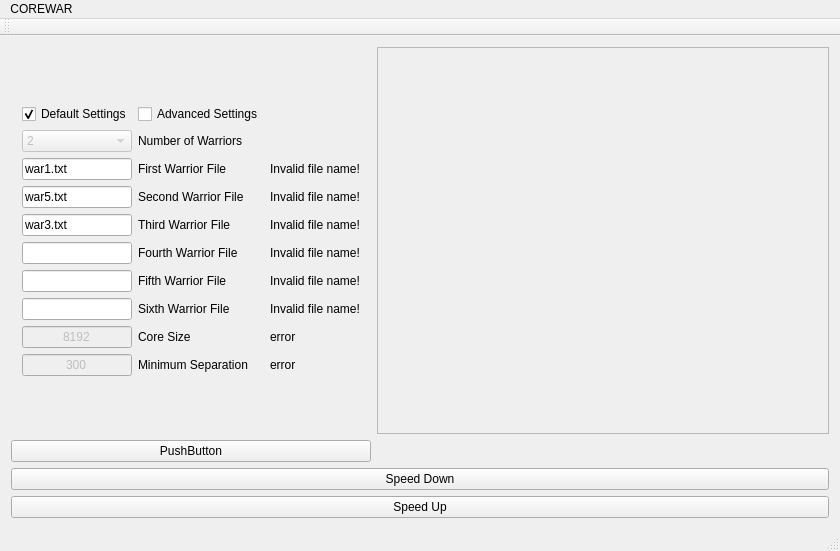
<?xml version="1.0" encoding="UTF-8"?>
<ui version="4.0">
 <class>MainWindow</class>
 <widget class="QMainWindow" name="MainWindow">
  <property name="geometry">
   <rect>
    <x>0</x>
    <y>0</y>
    <width>840</width>
    <height>551</height>
   </rect>
  </property>
  <property name="windowTitle">
   <string>MainWindow</string>
  </property>
  <widget class="QWidget" name="centralWidget">
   <layout class="QGridLayout" name="gridLayout_2">
    <item row="0" column="0">
     <layout class="QGridLayout" name="gridLayout_4">
      <item row="1" column="0">
       <widget class="QPushButton" name="pushButton">
        <property name="sizePolicy">
         <sizepolicy hsizetype="Minimum" vsizetype="Minimum">
          <horstretch>0</horstretch>
          <verstretch>0</verstretch>
         </sizepolicy>
        </property>
        <property name="text">
         <string>PushButton</string>
        </property>
       </widget>
      </item>
      <item row="0" column="0">
       <widget class="QWidget" name="gridWidget" native="true">
        <property name="sizePolicy">
         <sizepolicy hsizetype="Fixed" vsizetype="Fixed">
          <horstretch>0</horstretch>
          <verstretch>0</verstretch>
         </sizepolicy>
        </property>
        <property name="mouseTracking">
         <bool>false</bool>
        </property>
        <layout class="QGridLayout" name="gridLayout">
         <item row="9" column="0">
          <widget class="QLineEdit" name="lineEdit_4">
           <property name="enabled">
            <bool>false</bool>
           </property>
           <property name="text">
            <string>300</string>
           </property>
           <property name="alignment">
            <set>Qt::AlignCenter</set>
           </property>
          </widget>
         </item>
         <item row="5" column="2">
          <widget class="QLabel" name="error4">
           <property name="text">
            <string>Invalid file name!</string>
           </property>
          </widget>
         </item>
         <item row="7" column="2">
          <widget class="QLabel" name="error6">
           <property name="text">
            <string>Invalid file name!</string>
           </property>
          </widget>
         </item>
         <item row="1" column="0">
          <widget class="QComboBox" name="comboBox">
           <property name="enabled">
            <bool>false</bool>
           </property>
           <item>
            <property name="text">
             <string>2</string>
            </property>
           </item>
           <item>
            <property name="text">
             <string>3</string>
            </property>
           </item>
           <item>
            <property name="text">
             <string>4</string>
            </property>
           </item>
           <item>
            <property name="text">
             <string>5</string>
            </property>
           </item>
           <item>
            <property name="text">
             <string>6</string>
            </property>
           </item>
          </widget>
         </item>
         <item row="5" column="1">
          <widget class="QLabel" name="label_21">
           <property name="text">
            <string>Fourth Warrior File</string>
           </property>
          </widget>
         </item>
         <item row="1" column="1">
          <widget class="QLabel" name="label">
           <property name="text">
            <string>Number of Warriors</string>
           </property>
          </widget>
         </item>
         <item row="3" column="0">
          <widget class="QLineEdit" name="lineEdit_2">
           <property name="text">
            <string>war5.txt</string>
           </property>
          </widget>
         </item>
         <item row="7" column="0">
          <widget class="QLineEdit" name="lineEdit_11"/>
         </item>
         <item row="4" column="2">
          <widget class="QLabel" name="error3">
           <property name="text">
            <string>Invalid file name!</string>
           </property>
          </widget>
         </item>
         <item row="9" column="2">
          <widget class="QLabel" name="error8">
           <property name="text">
            <string>error</string>
           </property>
          </widget>
         </item>
         <item row="2" column="2">
          <widget class="QLabel" name="error1">
           <property name="sizePolicy">
            <sizepolicy hsizetype="Expanding" vsizetype="Preferred">
             <horstretch>0</horstretch>
             <verstretch>0</verstretch>
            </sizepolicy>
           </property>
           <property name="layoutDirection">
            <enum>Qt::LeftToRight</enum>
           </property>
           <property name="text">
            <string>Invalid file name!</string>
           </property>
           <property name="scaledContents">
            <bool>false</bool>
           </property>
          </widget>
         </item>
         <item row="2" column="1">
          <widget class="QLabel" name="label_2">
           <property name="text">
            <string>First Warrior File</string>
           </property>
          </widget>
         </item>
         <item row="4" column="0">
          <widget class="QLineEdit" name="lineEdit_13">
           <property name="text">
            <string>war3.txt</string>
           </property>
          </widget>
         </item>
         <item row="8" column="0">
          <widget class="QLineEdit" name="lineEdit_3">
           <property name="enabled">
            <bool>false</bool>
           </property>
           <property name="text">
            <string>8192</string>
           </property>
           <property name="alignment">
            <set>Qt::AlignCenter</set>
           </property>
          </widget>
         </item>
         <item row="9" column="1">
          <widget class="QLabel" name="label_5">
           <property name="text">
            <string>Minimum Separation</string>
           </property>
          </widget>
         </item>
         <item row="3" column="1">
          <widget class="QLabel" name="label_3">
           <property name="text">
            <string>Second Warrior File</string>
           </property>
          </widget>
         </item>
         <item row="6" column="1">
          <widget class="QLabel" name="label_22">
           <property name="text">
            <string>Fifth Warrior File</string>
           </property>
          </widget>
         </item>
         <item row="4" column="1">
          <widget class="QLabel" name="label_20">
           <property name="text">
            <string>Third Warrior File</string>
           </property>
          </widget>
         </item>
         <item row="6" column="0">
          <widget class="QLineEdit" name="lineEdit_15"/>
         </item>
         <item row="8" column="1">
          <widget class="QLabel" name="label_4">
           <property name="text">
            <string>Core Size</string>
           </property>
          </widget>
         </item>
         <item row="8" column="2">
          <widget class="QLabel" name="error7">
           <property name="text">
            <string>error</string>
           </property>
          </widget>
         </item>
         <item row="0" column="0">
          <widget class="QCheckBox" name="checkBox">
           <property name="enabled">
            <bool>true</bool>
           </property>
           <property name="text">
            <string>Default Settings</string>
           </property>
           <property name="checked">
            <bool>true</bool>
           </property>
          </widget>
         </item>
         <item row="6" column="2">
          <widget class="QLabel" name="error5">
           <property name="text">
            <string>Invalid file name!</string>
           </property>
          </widget>
         </item>
         <item row="7" column="1">
          <widget class="QLabel" name="label_23">
           <property name="text">
            <string>Sixth Warrior File</string>
           </property>
          </widget>
         </item>
         <item row="0" column="1">
          <widget class="QCheckBox" name="checkBox_2">
           <property name="enabled">
            <bool>true</bool>
           </property>
           <property name="text">
            <string>Advanced Settings</string>
           </property>
           <property name="checked">
            <bool>false</bool>
           </property>
          </widget>
         </item>
         <item row="5" column="0">
          <widget class="QLineEdit" name="lineEdit_14"/>
         </item>
         <item row="2" column="0">
          <widget class="QLineEdit" name="lineEdit">
           <property name="text">
            <string>war1.txt</string>
           </property>
          </widget>
         </item>
         <item row="3" column="2">
          <widget class="QLabel" name="error2">
           <property name="text">
            <string>Invalid file name!</string>
           </property>
          </widget>
         </item>
        </layout>
       </widget>
      </item>
      <item row="0" column="1">
       <widget class="QScrollArea" name="scrollArea">
        <property name="widgetResizable">
         <bool>true</bool>
        </property>
        <widget class="QWidget" name="scrollAreaWidgetContents_4">
         <property name="geometry">
          <rect>
           <x>0</x>
           <y>0</y>
           <width>372</width>
           <height>375</height>
          </rect>
         </property>
         <layout class="QGridLayout" name="gridLayout_3">
          <item row="0" column="0">
           <widget class="renderArea" name="rArea" native="true"/>
          </item>
         </layout>
        </widget>
       </widget>
      </item>
     </layout>
    </item>
    <item row="1" column="0">
     <widget class="QPushButton" name="speedDown">
      <property name="text">
       <string>Speed Down</string>
      </property>
     </widget>
    </item>
    <item row="2" column="0">
     <widget class="QPushButton" name="speedUp">
      <property name="text">
       <string>Speed Up</string>
      </property>
     </widget>
    </item>
   </layout>
  </widget>
  <widget class="QMenuBar" name="menuBar">
   <property name="geometry">
    <rect>
     <x>0</x>
     <y>0</y>
     <width>840</width>
     <height>22</height>
    </rect>
   </property>
   <widget class="QMenu" name="menuCOREWAR">
    <property name="title">
     <string>COREWAR</string>
    </property>
    <addaction name="actionExit"/>
   </widget>
   <addaction name="menuCOREWAR"/>
  </widget>
  <widget class="QToolBar" name="mainToolBar">
   <attribute name="toolBarArea">
    <enum>TopToolBarArea</enum>
   </attribute>
   <attribute name="toolBarBreak">
    <bool>false</bool>
   </attribute>
  </widget>
  <widget class="QStatusBar" name="statusBar"/>
  <action name="actionExit">
   <property name="text">
    <string>Exit</string>
   </property>
  </action>
  <action name="actionPause">
   <property name="text">
    <string>Pause</string>
   </property>
  </action>
  <action name="actionDebug_mod">
   <property name="text">
    <string>Debug mod</string>
   </property>
  </action>
 </widget>
 <layoutdefault spacing="6" margin="11"/>
 <customwidgets>
  <customwidget>
   <class>renderArea</class>
   <extends>QWidget</extends>
   <header>/home/ulyssess/qtProjects/core_war/renderarea.h</header>
   <container>1</container>
  </customwidget>
 </customwidgets>
 <resources/>
 <connections>
  <connection>
   <sender>lineEdit_3</sender>
   <signal>textChanged(QString)</signal>
   <receiver>error7</receiver>
   <slot>hide()</slot>
   <hints>
    <hint type="sourcelabel">
     <x>81</x>
     <y>308</y>
    </hint>
    <hint type="destinationlabel">
     <x>374</x>
     <y>308</y>
    </hint>
   </hints>
  </connection>
  <connection>
   <sender>lineEdit_4</sender>
   <signal>textChanged(QString)</signal>
   <receiver>error8</receiver>
   <slot>hide()</slot>
   <hints>
    <hint type="sourcelabel">
     <x>81</x>
     <y>339</y>
    </hint>
    <hint type="destinationlabel">
     <x>374</x>
     <y>339</y>
    </hint>
   </hints>
  </connection>
  <connection>
   <sender>lineEdit</sender>
   <signal>textChanged(QString)</signal>
   <receiver>error1</receiver>
   <slot>hide()</slot>
   <hints>
    <hint type="sourcelabel">
     <x>66</x>
     <y>59</y>
    </hint>
    <hint type="destinationlabel">
     <x>374</x>
     <y>122</y>
    </hint>
   </hints>
  </connection>
  <connection>
   <sender>lineEdit_2</sender>
   <signal>textChanged(QString)</signal>
   <receiver>error2</receiver>
   <slot>hide()</slot>
   <hints>
    <hint type="sourcelabel">
     <x>81</x>
     <y>153</y>
    </hint>
    <hint type="destinationlabel">
     <x>374</x>
     <y>153</y>
    </hint>
   </hints>
  </connection>
  <connection>
   <sender>lineEdit_13</sender>
   <signal>textChanged(QString)</signal>
   <receiver>error3</receiver>
   <slot>hide()</slot>
   <hints>
    <hint type="sourcelabel">
     <x>81</x>
     <y>184</y>
    </hint>
    <hint type="destinationlabel">
     <x>374</x>
     <y>184</y>
    </hint>
   </hints>
  </connection>
  <connection>
   <sender>lineEdit_14</sender>
   <signal>textChanged(QString)</signal>
   <receiver>error4</receiver>
   <slot>hide()</slot>
   <hints>
    <hint type="sourcelabel">
     <x>81</x>
     <y>215</y>
    </hint>
    <hint type="destinationlabel">
     <x>374</x>
     <y>215</y>
    </hint>
   </hints>
  </connection>
  <connection>
   <sender>lineEdit_15</sender>
   <signal>textChanged(QString)</signal>
   <receiver>error5</receiver>
   <slot>hide()</slot>
   <hints>
    <hint type="sourcelabel">
     <x>81</x>
     <y>246</y>
    </hint>
    <hint type="destinationlabel">
     <x>374</x>
     <y>246</y>
    </hint>
   </hints>
  </connection>
  <connection>
   <sender>lineEdit_11</sender>
   <signal>textChanged(QString)</signal>
   <receiver>error6</receiver>
   <slot>hide()</slot>
   <hints>
    <hint type="sourcelabel">
     <x>476</x>
     <y>339</y>
    </hint>
    <hint type="destinationlabel">
     <x>374</x>
     <y>277</y>
    </hint>
   </hints>
  </connection>
 </connections>
</ui>
